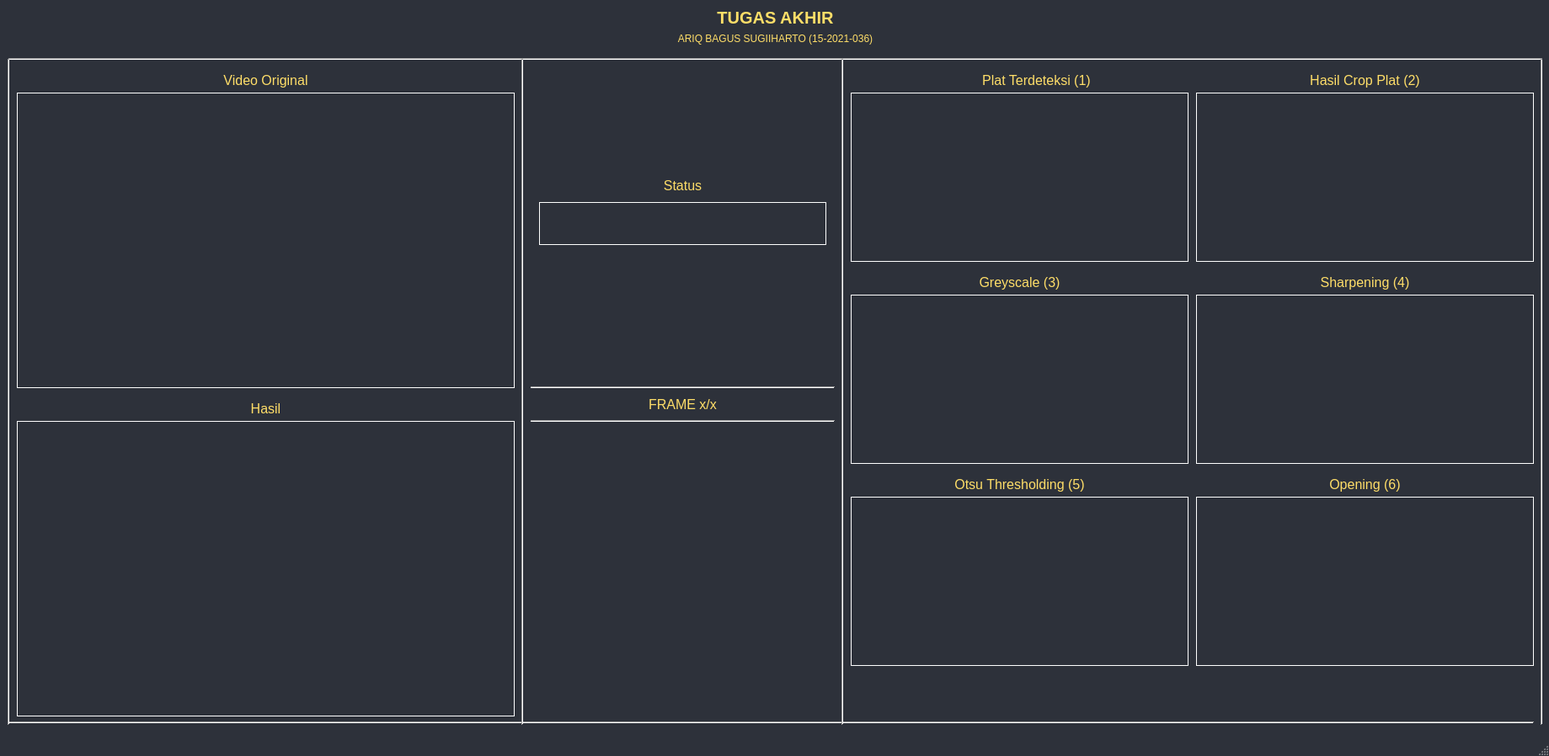
<?xml version="1.0" encoding="UTF-8"?>
<ui version="4.0">
 <class>MainWindow</class>
 <widget class="QMainWindow" name="MainWindow">
  <property name="geometry">
   <rect>
    <x>0</x>
    <y>0</y>
    <width>1839</width>
    <height>898</height>
   </rect>
  </property>
  <property name="palette">
   <palette>
    <active>
     <colorrole role="Base">
      <brush brushstyle="SolidPattern">
       <color alpha="255">
        <red>45</red>
        <green>49</green>
        <blue>58</blue>
       </color>
      </brush>
     </colorrole>
     <colorrole role="Window">
      <brush brushstyle="SolidPattern">
       <color alpha="255">
        <red>45</red>
        <green>49</green>
        <blue>58</blue>
       </color>
      </brush>
     </colorrole>
    </active>
    <inactive>
     <colorrole role="Base">
      <brush brushstyle="SolidPattern">
       <color alpha="255">
        <red>45</red>
        <green>49</green>
        <blue>58</blue>
       </color>
      </brush>
     </colorrole>
     <colorrole role="Window">
      <brush brushstyle="SolidPattern">
       <color alpha="255">
        <red>45</red>
        <green>49</green>
        <blue>58</blue>
       </color>
      </brush>
     </colorrole>
    </inactive>
    <disabled>
     <colorrole role="Base">
      <brush brushstyle="SolidPattern">
       <color alpha="255">
        <red>45</red>
        <green>49</green>
        <blue>58</blue>
       </color>
      </brush>
     </colorrole>
     <colorrole role="Window">
      <brush brushstyle="SolidPattern">
       <color alpha="255">
        <red>45</red>
        <green>49</green>
        <blue>58</blue>
       </color>
      </brush>
     </colorrole>
    </disabled>
   </palette>
  </property>
  <property name="windowTitle">
   <string>MainWindow</string>
  </property>
  <property name="autoFillBackground">
   <bool>false</bool>
  </property>
  <property name="styleSheet">
   <string notr="true"/>
  </property>
  <property name="documentMode">
   <bool>false</bool>
  </property>
  <property name="tabShape">
   <enum>QTabWidget::Rounded</enum>
  </property>
  <widget class="QWidget" name="centralwidget">
   <widget class="QLabel" name="label_p1">
    <property name="geometry">
     <rect>
      <x>1010</x>
      <y>110</y>
      <width>401</width>
      <height>201</height>
     </rect>
    </property>
    <property name="palette">
     <palette>
      <active>
       <colorrole role="WindowText">
        <brush brushstyle="SolidPattern">
         <color alpha="255">
          <red>255</red>
          <green>255</green>
          <blue>255</blue>
         </color>
        </brush>
       </colorrole>
       <colorrole role="AlternateBase">
        <brush brushstyle="SolidPattern">
         <color alpha="255">
          <red>45</red>
          <green>49</green>
          <blue>58</blue>
         </color>
        </brush>
       </colorrole>
      </active>
      <inactive>
       <colorrole role="WindowText">
        <brush brushstyle="SolidPattern">
         <color alpha="255">
          <red>255</red>
          <green>255</green>
          <blue>255</blue>
         </color>
        </brush>
       </colorrole>
       <colorrole role="AlternateBase">
        <brush brushstyle="SolidPattern">
         <color alpha="255">
          <red>45</red>
          <green>49</green>
          <blue>58</blue>
         </color>
        </brush>
       </colorrole>
      </inactive>
      <disabled>
       <colorrole role="WindowText">
        <brush brushstyle="SolidPattern">
         <color alpha="255">
          <red>120</red>
          <green>120</green>
          <blue>120</blue>
         </color>
        </brush>
       </colorrole>
       <colorrole role="AlternateBase">
        <brush brushstyle="SolidPattern">
         <color alpha="255">
          <red>45</red>
          <green>49</green>
          <blue>58</blue>
         </color>
        </brush>
       </colorrole>
      </disabled>
     </palette>
    </property>
    <property name="frameShape">
     <enum>QFrame::Box</enum>
    </property>
    <property name="text">
     <string/>
    </property>
   </widget>
   <widget class="QLabel" name="label_6">
    <property name="geometry">
     <rect>
      <x>20</x>
      <y>80</y>
      <width>591</width>
      <height>31</height>
     </rect>
    </property>
    <property name="palette">
     <palette>
      <active>
       <colorrole role="WindowText">
        <brush brushstyle="SolidPattern">
         <color alpha="255">
          <red>255</red>
          <green>222</green>
          <blue>104</blue>
         </color>
        </brush>
       </colorrole>
      </active>
      <inactive>
       <colorrole role="WindowText">
        <brush brushstyle="SolidPattern">
         <color alpha="255">
          <red>255</red>
          <green>222</green>
          <blue>104</blue>
         </color>
        </brush>
       </colorrole>
      </inactive>
      <disabled>
       <colorrole role="WindowText">
        <brush brushstyle="SolidPattern">
         <color alpha="255">
          <red>120</red>
          <green>120</green>
          <blue>120</blue>
         </color>
        </brush>
       </colorrole>
      </disabled>
     </palette>
    </property>
    <property name="font">
     <font>
      <pointsize>12</pointsize>
      <weight>50</weight>
      <bold>false</bold>
     </font>
    </property>
    <property name="text">
     <string>Video Original</string>
    </property>
    <property name="alignment">
     <set>Qt::AlignCenter</set>
    </property>
   </widget>
   <widget class="QLabel" name="label_original">
    <property name="geometry">
     <rect>
      <x>20</x>
      <y>110</y>
      <width>591</width>
      <height>351</height>
     </rect>
    </property>
    <property name="palette">
     <palette>
      <active>
       <colorrole role="WindowText">
        <brush brushstyle="SolidPattern">
         <color alpha="255">
          <red>255</red>
          <green>255</green>
          <blue>255</blue>
         </color>
        </brush>
       </colorrole>
       <colorrole role="AlternateBase">
        <brush brushstyle="SolidPattern">
         <color alpha="255">
          <red>45</red>
          <green>49</green>
          <blue>58</blue>
         </color>
        </brush>
       </colorrole>
      </active>
      <inactive>
       <colorrole role="WindowText">
        <brush brushstyle="SolidPattern">
         <color alpha="255">
          <red>255</red>
          <green>255</green>
          <blue>255</blue>
         </color>
        </brush>
       </colorrole>
       <colorrole role="AlternateBase">
        <brush brushstyle="SolidPattern">
         <color alpha="255">
          <red>45</red>
          <green>49</green>
          <blue>58</blue>
         </color>
        </brush>
       </colorrole>
      </inactive>
      <disabled>
       <colorrole role="WindowText">
        <brush brushstyle="SolidPattern">
         <color alpha="255">
          <red>120</red>
          <green>120</green>
          <blue>120</blue>
         </color>
        </brush>
       </colorrole>
       <colorrole role="AlternateBase">
        <brush brushstyle="SolidPattern">
         <color alpha="255">
          <red>45</red>
          <green>49</green>
          <blue>58</blue>
         </color>
        </brush>
       </colorrole>
      </disabled>
     </palette>
    </property>
    <property name="frameShape">
     <enum>QFrame::Box</enum>
    </property>
    <property name="text">
     <string/>
    </property>
   </widget>
   <widget class="QLabel" name="label_10">
    <property name="geometry">
     <rect>
      <x>1010</x>
      <y>80</y>
      <width>441</width>
      <height>31</height>
     </rect>
    </property>
    <property name="palette">
     <palette>
      <active>
       <colorrole role="WindowText">
        <brush brushstyle="SolidPattern">
         <color alpha="255">
          <red>255</red>
          <green>222</green>
          <blue>104</blue>
         </color>
        </brush>
       </colorrole>
      </active>
      <inactive>
       <colorrole role="WindowText">
        <brush brushstyle="SolidPattern">
         <color alpha="255">
          <red>255</red>
          <green>222</green>
          <blue>104</blue>
         </color>
        </brush>
       </colorrole>
      </inactive>
      <disabled>
       <colorrole role="WindowText">
        <brush brushstyle="SolidPattern">
         <color alpha="255">
          <red>120</red>
          <green>120</green>
          <blue>120</blue>
         </color>
        </brush>
       </colorrole>
      </disabled>
     </palette>
    </property>
    <property name="font">
     <font>
      <pointsize>12</pointsize>
     </font>
    </property>
    <property name="text">
     <string>Plat Terdeteksi (1)</string>
    </property>
    <property name="alignment">
     <set>Qt::AlignCenter</set>
    </property>
   </widget>
   <widget class="QLabel" name="label_13">
    <property name="geometry">
     <rect>
      <x>1420</x>
      <y>80</y>
      <width>401</width>
      <height>31</height>
     </rect>
    </property>
    <property name="palette">
     <palette>
      <active>
       <colorrole role="WindowText">
        <brush brushstyle="SolidPattern">
         <color alpha="255">
          <red>255</red>
          <green>222</green>
          <blue>104</blue>
         </color>
        </brush>
       </colorrole>
      </active>
      <inactive>
       <colorrole role="WindowText">
        <brush brushstyle="SolidPattern">
         <color alpha="255">
          <red>255</red>
          <green>222</green>
          <blue>104</blue>
         </color>
        </brush>
       </colorrole>
      </inactive>
      <disabled>
       <colorrole role="WindowText">
        <brush brushstyle="SolidPattern">
         <color alpha="255">
          <red>120</red>
          <green>120</green>
          <blue>120</blue>
         </color>
        </brush>
       </colorrole>
      </disabled>
     </palette>
    </property>
    <property name="font">
     <font>
      <pointsize>12</pointsize>
     </font>
    </property>
    <property name="text">
     <string>Hasil Crop Plat (2)</string>
    </property>
    <property name="alignment">
     <set>Qt::AlignCenter</set>
    </property>
   </widget>
   <widget class="QLabel" name="label_p2">
    <property name="geometry">
     <rect>
      <x>1420</x>
      <y>110</y>
      <width>401</width>
      <height>201</height>
     </rect>
    </property>
    <property name="palette">
     <palette>
      <active>
       <colorrole role="WindowText">
        <brush brushstyle="SolidPattern">
         <color alpha="255">
          <red>255</red>
          <green>255</green>
          <blue>255</blue>
         </color>
        </brush>
       </colorrole>
       <colorrole role="AlternateBase">
        <brush brushstyle="SolidPattern">
         <color alpha="255">
          <red>45</red>
          <green>49</green>
          <blue>58</blue>
         </color>
        </brush>
       </colorrole>
      </active>
      <inactive>
       <colorrole role="WindowText">
        <brush brushstyle="SolidPattern">
         <color alpha="255">
          <red>255</red>
          <green>255</green>
          <blue>255</blue>
         </color>
        </brush>
       </colorrole>
       <colorrole role="AlternateBase">
        <brush brushstyle="SolidPattern">
         <color alpha="255">
          <red>45</red>
          <green>49</green>
          <blue>58</blue>
         </color>
        </brush>
       </colorrole>
      </inactive>
      <disabled>
       <colorrole role="WindowText">
        <brush brushstyle="SolidPattern">
         <color alpha="255">
          <red>120</red>
          <green>120</green>
          <blue>120</blue>
         </color>
        </brush>
       </colorrole>
       <colorrole role="AlternateBase">
        <brush brushstyle="SolidPattern">
         <color alpha="255">
          <red>45</red>
          <green>49</green>
          <blue>58</blue>
         </color>
        </brush>
       </colorrole>
      </disabled>
     </palette>
    </property>
    <property name="frameShape">
     <enum>QFrame::Box</enum>
    </property>
    <property name="text">
     <string/>
    </property>
   </widget>
   <widget class="QLabel" name="label_p3">
    <property name="geometry">
     <rect>
      <x>1010</x>
      <y>350</y>
      <width>401</width>
      <height>201</height>
     </rect>
    </property>
    <property name="palette">
     <palette>
      <active>
       <colorrole role="WindowText">
        <brush brushstyle="SolidPattern">
         <color alpha="255">
          <red>255</red>
          <green>255</green>
          <blue>255</blue>
         </color>
        </brush>
       </colorrole>
       <colorrole role="AlternateBase">
        <brush brushstyle="SolidPattern">
         <color alpha="255">
          <red>45</red>
          <green>49</green>
          <blue>58</blue>
         </color>
        </brush>
       </colorrole>
      </active>
      <inactive>
       <colorrole role="WindowText">
        <brush brushstyle="SolidPattern">
         <color alpha="255">
          <red>255</red>
          <green>255</green>
          <blue>255</blue>
         </color>
        </brush>
       </colorrole>
       <colorrole role="AlternateBase">
        <brush brushstyle="SolidPattern">
         <color alpha="255">
          <red>45</red>
          <green>49</green>
          <blue>58</blue>
         </color>
        </brush>
       </colorrole>
      </inactive>
      <disabled>
       <colorrole role="WindowText">
        <brush brushstyle="SolidPattern">
         <color alpha="255">
          <red>120</red>
          <green>120</green>
          <blue>120</blue>
         </color>
        </brush>
       </colorrole>
       <colorrole role="AlternateBase">
        <brush brushstyle="SolidPattern">
         <color alpha="255">
          <red>45</red>
          <green>49</green>
          <blue>58</blue>
         </color>
        </brush>
       </colorrole>
      </disabled>
     </palette>
    </property>
    <property name="frameShape">
     <enum>QFrame::Box</enum>
    </property>
    <property name="text">
     <string/>
    </property>
   </widget>
   <widget class="QLabel" name="label_16">
    <property name="geometry">
     <rect>
      <x>1010</x>
      <y>320</y>
      <width>401</width>
      <height>31</height>
     </rect>
    </property>
    <property name="palette">
     <palette>
      <active>
       <colorrole role="WindowText">
        <brush brushstyle="SolidPattern">
         <color alpha="255">
          <red>255</red>
          <green>222</green>
          <blue>104</blue>
         </color>
        </brush>
       </colorrole>
      </active>
      <inactive>
       <colorrole role="WindowText">
        <brush brushstyle="SolidPattern">
         <color alpha="255">
          <red>255</red>
          <green>222</green>
          <blue>104</blue>
         </color>
        </brush>
       </colorrole>
      </inactive>
      <disabled>
       <colorrole role="WindowText">
        <brush brushstyle="SolidPattern">
         <color alpha="255">
          <red>120</red>
          <green>120</green>
          <blue>120</blue>
         </color>
        </brush>
       </colorrole>
      </disabled>
     </palette>
    </property>
    <property name="font">
     <font>
      <pointsize>12</pointsize>
     </font>
    </property>
    <property name="text">
     <string>Greyscale (3)</string>
    </property>
    <property name="alignment">
     <set>Qt::AlignCenter</set>
    </property>
   </widget>
   <widget class="QLabel" name="label_17">
    <property name="geometry">
     <rect>
      <x>640</x>
      <y>210</y>
      <width>341</width>
      <height>21</height>
     </rect>
    </property>
    <property name="palette">
     <palette>
      <active>
       <colorrole role="WindowText">
        <brush brushstyle="SolidPattern">
         <color alpha="255">
          <red>255</red>
          <green>222</green>
          <blue>104</blue>
         </color>
        </brush>
       </colorrole>
      </active>
      <inactive>
       <colorrole role="WindowText">
        <brush brushstyle="SolidPattern">
         <color alpha="255">
          <red>255</red>
          <green>222</green>
          <blue>104</blue>
         </color>
        </brush>
       </colorrole>
      </inactive>
      <disabled>
       <colorrole role="WindowText">
        <brush brushstyle="SolidPattern">
         <color alpha="255">
          <red>120</red>
          <green>120</green>
          <blue>120</blue>
         </color>
        </brush>
       </colorrole>
      </disabled>
     </palette>
    </property>
    <property name="font">
     <font>
      <pointsize>12</pointsize>
     </font>
    </property>
    <property name="text">
     <string>Status</string>
    </property>
    <property name="alignment">
     <set>Qt::AlignCenter</set>
    </property>
   </widget>
   <widget class="QLabel" name="label_status">
    <property name="geometry">
     <rect>
      <x>640</x>
      <y>240</y>
      <width>341</width>
      <height>51</height>
     </rect>
    </property>
    <property name="palette">
     <palette>
      <active>
       <colorrole role="WindowText">
        <brush brushstyle="SolidPattern">
         <color alpha="255">
          <red>255</red>
          <green>255</green>
          <blue>255</blue>
         </color>
        </brush>
       </colorrole>
      </active>
      <inactive>
       <colorrole role="WindowText">
        <brush brushstyle="SolidPattern">
         <color alpha="255">
          <red>255</red>
          <green>255</green>
          <blue>255</blue>
         </color>
        </brush>
       </colorrole>
      </inactive>
      <disabled>
       <colorrole role="WindowText">
        <brush brushstyle="SolidPattern">
         <color alpha="255">
          <red>120</red>
          <green>120</green>
          <blue>120</blue>
         </color>
        </brush>
       </colorrole>
      </disabled>
     </palette>
    </property>
    <property name="font">
     <font>
      <pointsize>10</pointsize>
      <weight>75</weight>
      <bold>true</bold>
     </font>
    </property>
    <property name="frameShape">
     <enum>QFrame::Box</enum>
    </property>
    <property name="text">
     <string/>
    </property>
    <property name="alignment">
     <set>Qt::AlignCenter</set>
    </property>
   </widget>
   <widget class="Line" name="line_2">
    <property name="geometry">
     <rect>
      <x>10</x>
      <y>60</y>
      <width>1821</width>
      <height>20</height>
     </rect>
    </property>
    <property name="palette">
     <palette>
      <active>
       <colorrole role="WindowText">
        <brush brushstyle="SolidPattern">
         <color alpha="255">
          <red>255</red>
          <green>222</green>
          <blue>104</blue>
         </color>
        </brush>
       </colorrole>
      </active>
      <inactive>
       <colorrole role="WindowText">
        <brush brushstyle="SolidPattern">
         <color alpha="255">
          <red>255</red>
          <green>222</green>
          <blue>104</blue>
         </color>
        </brush>
       </colorrole>
      </inactive>
      <disabled>
       <colorrole role="WindowText">
        <brush brushstyle="SolidPattern">
         <color alpha="255">
          <red>120</red>
          <green>120</green>
          <blue>120</blue>
         </color>
        </brush>
       </colorrole>
      </disabled>
     </palette>
    </property>
    <property name="orientation">
     <enum>Qt::Horizontal</enum>
    </property>
   </widget>
   <widget class="QLabel" name="label_24">
    <property name="geometry">
     <rect>
      <x>10</x>
      <y>0</y>
      <width>1821</width>
      <height>41</height>
     </rect>
    </property>
    <property name="palette">
     <palette>
      <active>
       <colorrole role="WindowText">
        <brush brushstyle="SolidPattern">
         <color alpha="255">
          <red>255</red>
          <green>222</green>
          <blue>104</blue>
         </color>
        </brush>
       </colorrole>
      </active>
      <inactive>
       <colorrole role="WindowText">
        <brush brushstyle="SolidPattern">
         <color alpha="255">
          <red>255</red>
          <green>222</green>
          <blue>104</blue>
         </color>
        </brush>
       </colorrole>
      </inactive>
      <disabled>
       <colorrole role="WindowText">
        <brush brushstyle="SolidPattern">
         <color alpha="255">
          <red>120</red>
          <green>120</green>
          <blue>120</blue>
         </color>
        </brush>
       </colorrole>
      </disabled>
     </palette>
    </property>
    <property name="font">
     <font>
      <pointsize>15</pointsize>
      <weight>75</weight>
      <bold>true</bold>
     </font>
    </property>
    <property name="text">
     <string>TUGAS AKHIR</string>
    </property>
    <property name="alignment">
     <set>Qt::AlignCenter</set>
    </property>
   </widget>
   <widget class="QLabel" name="label_25">
    <property name="geometry">
     <rect>
      <x>10</x>
      <y>30</y>
      <width>1821</width>
      <height>31</height>
     </rect>
    </property>
    <property name="palette">
     <palette>
      <active>
       <colorrole role="WindowText">
        <brush brushstyle="SolidPattern">
         <color alpha="255">
          <red>255</red>
          <green>222</green>
          <blue>104</blue>
         </color>
        </brush>
       </colorrole>
      </active>
      <inactive>
       <colorrole role="WindowText">
        <brush brushstyle="SolidPattern">
         <color alpha="255">
          <red>255</red>
          <green>222</green>
          <blue>104</blue>
         </color>
        </brush>
       </colorrole>
      </inactive>
      <disabled>
       <colorrole role="WindowText">
        <brush brushstyle="SolidPattern">
         <color alpha="255">
          <red>120</red>
          <green>120</green>
          <blue>120</blue>
         </color>
        </brush>
       </colorrole>
      </disabled>
     </palette>
    </property>
    <property name="font">
     <font>
      <pointsize>9</pointsize>
      <weight>50</weight>
      <bold>false</bold>
     </font>
    </property>
    <property name="text">
     <string>ARIQ BAGUS SUGIIHARTO (15-2021-036)</string>
    </property>
    <property name="alignment">
     <set>Qt::AlignCenter</set>
    </property>
   </widget>
   <widget class="Line" name="line_3">
    <property name="geometry">
     <rect>
      <x>10</x>
      <y>850</y>
      <width>1811</width>
      <height>16</height>
     </rect>
    </property>
    <property name="palette">
     <palette>
      <active>
       <colorrole role="WindowText">
        <brush brushstyle="SolidPattern">
         <color alpha="255">
          <red>255</red>
          <green>222</green>
          <blue>104</blue>
         </color>
        </brush>
       </colorrole>
      </active>
      <inactive>
       <colorrole role="WindowText">
        <brush brushstyle="SolidPattern">
         <color alpha="255">
          <red>255</red>
          <green>222</green>
          <blue>104</blue>
         </color>
        </brush>
       </colorrole>
      </inactive>
      <disabled>
       <colorrole role="WindowText">
        <brush brushstyle="SolidPattern">
         <color alpha="255">
          <red>120</red>
          <green>120</green>
          <blue>120</blue>
         </color>
        </brush>
       </colorrole>
      </disabled>
     </palette>
    </property>
    <property name="orientation">
     <enum>Qt::Horizontal</enum>
    </property>
   </widget>
   <widget class="Line" name="line_4">
    <property name="geometry">
     <rect>
      <x>1820</x>
      <y>70</y>
      <width>20</width>
      <height>791</height>
     </rect>
    </property>
    <property name="palette">
     <palette>
      <active/>
      <inactive/>
      <disabled/>
     </palette>
    </property>
    <property name="orientation">
     <enum>Qt::Vertical</enum>
    </property>
   </widget>
   <widget class="Line" name="line_5">
    <property name="geometry">
     <rect>
      <x>0</x>
      <y>70</y>
      <width>20</width>
      <height>791</height>
     </rect>
    </property>
    <property name="palette">
     <palette>
      <active/>
      <inactive/>
      <disabled/>
     </palette>
    </property>
    <property name="orientation">
     <enum>Qt::Vertical</enum>
    </property>
   </widget>
   <widget class="QLabel" name="label_frame">
    <property name="geometry">
     <rect>
      <x>640</x>
      <y>460</y>
      <width>341</width>
      <height>41</height>
     </rect>
    </property>
    <property name="palette">
     <palette>
      <active>
       <colorrole role="WindowText">
        <brush brushstyle="SolidPattern">
         <color alpha="255">
          <red>255</red>
          <green>222</green>
          <blue>104</blue>
         </color>
        </brush>
       </colorrole>
      </active>
      <inactive>
       <colorrole role="WindowText">
        <brush brushstyle="SolidPattern">
         <color alpha="255">
          <red>255</red>
          <green>222</green>
          <blue>104</blue>
         </color>
        </brush>
       </colorrole>
      </inactive>
      <disabled>
       <colorrole role="WindowText">
        <brush brushstyle="SolidPattern">
         <color alpha="255">
          <red>120</red>
          <green>120</green>
          <blue>120</blue>
         </color>
        </brush>
       </colorrole>
      </disabled>
     </palette>
    </property>
    <property name="font">
     <font>
      <pointsize>12</pointsize>
      <weight>50</weight>
      <bold>false</bold>
     </font>
    </property>
    <property name="text">
     <string>FRAME x/x</string>
    </property>
    <property name="alignment">
     <set>Qt::AlignCenter</set>
    </property>
   </widget>
   <widget class="QLabel" name="label_7">
    <property name="geometry">
     <rect>
      <x>20</x>
      <y>470</y>
      <width>591</width>
      <height>31</height>
     </rect>
    </property>
    <property name="palette">
     <palette>
      <active>
       <colorrole role="WindowText">
        <brush brushstyle="SolidPattern">
         <color alpha="255">
          <red>255</red>
          <green>222</green>
          <blue>104</blue>
         </color>
        </brush>
       </colorrole>
      </active>
      <inactive>
       <colorrole role="WindowText">
        <brush brushstyle="SolidPattern">
         <color alpha="255">
          <red>255</red>
          <green>222</green>
          <blue>104</blue>
         </color>
        </brush>
       </colorrole>
      </inactive>
      <disabled>
       <colorrole role="WindowText">
        <brush brushstyle="SolidPattern">
         <color alpha="255">
          <red>120</red>
          <green>120</green>
          <blue>120</blue>
         </color>
        </brush>
       </colorrole>
      </disabled>
     </palette>
    </property>
    <property name="font">
     <font>
      <pointsize>12</pointsize>
      <weight>50</weight>
      <bold>false</bold>
     </font>
    </property>
    <property name="text">
     <string>Hasil</string>
    </property>
    <property name="alignment">
     <set>Qt::AlignCenter</set>
    </property>
   </widget>
   <widget class="QLabel" name="label_hasil">
    <property name="geometry">
     <rect>
      <x>20</x>
      <y>500</y>
      <width>591</width>
      <height>351</height>
     </rect>
    </property>
    <property name="palette">
     <palette>
      <active>
       <colorrole role="WindowText">
        <brush brushstyle="SolidPattern">
         <color alpha="255">
          <red>255</red>
          <green>255</green>
          <blue>255</blue>
         </color>
        </brush>
       </colorrole>
       <colorrole role="AlternateBase">
        <brush brushstyle="SolidPattern">
         <color alpha="255">
          <red>45</red>
          <green>49</green>
          <blue>58</blue>
         </color>
        </brush>
       </colorrole>
      </active>
      <inactive>
       <colorrole role="WindowText">
        <brush brushstyle="SolidPattern">
         <color alpha="255">
          <red>255</red>
          <green>255</green>
          <blue>255</blue>
         </color>
        </brush>
       </colorrole>
       <colorrole role="AlternateBase">
        <brush brushstyle="SolidPattern">
         <color alpha="255">
          <red>45</red>
          <green>49</green>
          <blue>58</blue>
         </color>
        </brush>
       </colorrole>
      </inactive>
      <disabled>
       <colorrole role="WindowText">
        <brush brushstyle="SolidPattern">
         <color alpha="255">
          <red>120</red>
          <green>120</green>
          <blue>120</blue>
         </color>
        </brush>
       </colorrole>
       <colorrole role="AlternateBase">
        <brush brushstyle="SolidPattern">
         <color alpha="255">
          <red>45</red>
          <green>49</green>
          <blue>58</blue>
         </color>
        </brush>
       </colorrole>
      </disabled>
     </palette>
    </property>
    <property name="frameShape">
     <enum>QFrame::Box</enum>
    </property>
    <property name="text">
     <string/>
    </property>
   </widget>
   <widget class="QLabel" name="label_p4">
    <property name="geometry">
     <rect>
      <x>1420</x>
      <y>350</y>
      <width>401</width>
      <height>201</height>
     </rect>
    </property>
    <property name="palette">
     <palette>
      <active>
       <colorrole role="WindowText">
        <brush brushstyle="SolidPattern">
         <color alpha="255">
          <red>255</red>
          <green>255</green>
          <blue>255</blue>
         </color>
        </brush>
       </colorrole>
       <colorrole role="AlternateBase">
        <brush brushstyle="SolidPattern">
         <color alpha="255">
          <red>45</red>
          <green>49</green>
          <blue>58</blue>
         </color>
        </brush>
       </colorrole>
      </active>
      <inactive>
       <colorrole role="WindowText">
        <brush brushstyle="SolidPattern">
         <color alpha="255">
          <red>255</red>
          <green>255</green>
          <blue>255</blue>
         </color>
        </brush>
       </colorrole>
       <colorrole role="AlternateBase">
        <brush brushstyle="SolidPattern">
         <color alpha="255">
          <red>45</red>
          <green>49</green>
          <blue>58</blue>
         </color>
        </brush>
       </colorrole>
      </inactive>
      <disabled>
       <colorrole role="WindowText">
        <brush brushstyle="SolidPattern">
         <color alpha="255">
          <red>120</red>
          <green>120</green>
          <blue>120</blue>
         </color>
        </brush>
       </colorrole>
       <colorrole role="AlternateBase">
        <brush brushstyle="SolidPattern">
         <color alpha="255">
          <red>45</red>
          <green>49</green>
          <blue>58</blue>
         </color>
        </brush>
       </colorrole>
      </disabled>
     </palette>
    </property>
    <property name="frameShape">
     <enum>QFrame::Box</enum>
    </property>
    <property name="text">
     <string/>
    </property>
   </widget>
   <widget class="QLabel" name="label_18">
    <property name="geometry">
     <rect>
      <x>1420</x>
      <y>320</y>
      <width>401</width>
      <height>31</height>
     </rect>
    </property>
    <property name="palette">
     <palette>
      <active>
       <colorrole role="WindowText">
        <brush brushstyle="SolidPattern">
         <color alpha="255">
          <red>255</red>
          <green>222</green>
          <blue>104</blue>
         </color>
        </brush>
       </colorrole>
      </active>
      <inactive>
       <colorrole role="WindowText">
        <brush brushstyle="SolidPattern">
         <color alpha="255">
          <red>255</red>
          <green>222</green>
          <blue>104</blue>
         </color>
        </brush>
       </colorrole>
      </inactive>
      <disabled>
       <colorrole role="WindowText">
        <brush brushstyle="SolidPattern">
         <color alpha="255">
          <red>120</red>
          <green>120</green>
          <blue>120</blue>
         </color>
        </brush>
       </colorrole>
      </disabled>
     </palette>
    </property>
    <property name="font">
     <font>
      <pointsize>12</pointsize>
     </font>
    </property>
    <property name="text">
     <string>Sharpening (4)</string>
    </property>
    <property name="alignment">
     <set>Qt::AlignCenter</set>
    </property>
   </widget>
   <widget class="QLabel" name="label_p5">
    <property name="geometry">
     <rect>
      <x>1010</x>
      <y>590</y>
      <width>401</width>
      <height>201</height>
     </rect>
    </property>
    <property name="palette">
     <palette>
      <active>
       <colorrole role="WindowText">
        <brush brushstyle="SolidPattern">
         <color alpha="255">
          <red>255</red>
          <green>255</green>
          <blue>255</blue>
         </color>
        </brush>
       </colorrole>
       <colorrole role="AlternateBase">
        <brush brushstyle="SolidPattern">
         <color alpha="255">
          <red>45</red>
          <green>49</green>
          <blue>58</blue>
         </color>
        </brush>
       </colorrole>
      </active>
      <inactive>
       <colorrole role="WindowText">
        <brush brushstyle="SolidPattern">
         <color alpha="255">
          <red>255</red>
          <green>255</green>
          <blue>255</blue>
         </color>
        </brush>
       </colorrole>
       <colorrole role="AlternateBase">
        <brush brushstyle="SolidPattern">
         <color alpha="255">
          <red>45</red>
          <green>49</green>
          <blue>58</blue>
         </color>
        </brush>
       </colorrole>
      </inactive>
      <disabled>
       <colorrole role="WindowText">
        <brush brushstyle="SolidPattern">
         <color alpha="255">
          <red>120</red>
          <green>120</green>
          <blue>120</blue>
         </color>
        </brush>
       </colorrole>
       <colorrole role="AlternateBase">
        <brush brushstyle="SolidPattern">
         <color alpha="255">
          <red>45</red>
          <green>49</green>
          <blue>58</blue>
         </color>
        </brush>
       </colorrole>
      </disabled>
     </palette>
    </property>
    <property name="frameShape">
     <enum>QFrame::Box</enum>
    </property>
    <property name="text">
     <string/>
    </property>
   </widget>
   <widget class="QLabel" name="label_19">
    <property name="geometry">
     <rect>
      <x>1010</x>
      <y>560</y>
      <width>401</width>
      <height>31</height>
     </rect>
    </property>
    <property name="palette">
     <palette>
      <active>
       <colorrole role="WindowText">
        <brush brushstyle="SolidPattern">
         <color alpha="255">
          <red>255</red>
          <green>222</green>
          <blue>104</blue>
         </color>
        </brush>
       </colorrole>
      </active>
      <inactive>
       <colorrole role="WindowText">
        <brush brushstyle="SolidPattern">
         <color alpha="255">
          <red>255</red>
          <green>222</green>
          <blue>104</blue>
         </color>
        </brush>
       </colorrole>
      </inactive>
      <disabled>
       <colorrole role="WindowText">
        <brush brushstyle="SolidPattern">
         <color alpha="255">
          <red>120</red>
          <green>120</green>
          <blue>120</blue>
         </color>
        </brush>
       </colorrole>
      </disabled>
     </palette>
    </property>
    <property name="font">
     <font>
      <pointsize>12</pointsize>
     </font>
    </property>
    <property name="text">
     <string>Otsu Thresholding (5)</string>
    </property>
    <property name="alignment">
     <set>Qt::AlignCenter</set>
    </property>
   </widget>
   <widget class="QLabel" name="label_p6">
    <property name="geometry">
     <rect>
      <x>1420</x>
      <y>590</y>
      <width>401</width>
      <height>201</height>
     </rect>
    </property>
    <property name="palette">
     <palette>
      <active>
       <colorrole role="WindowText">
        <brush brushstyle="SolidPattern">
         <color alpha="255">
          <red>255</red>
          <green>255</green>
          <blue>255</blue>
         </color>
        </brush>
       </colorrole>
       <colorrole role="AlternateBase">
        <brush brushstyle="SolidPattern">
         <color alpha="255">
          <red>45</red>
          <green>49</green>
          <blue>58</blue>
         </color>
        </brush>
       </colorrole>
      </active>
      <inactive>
       <colorrole role="WindowText">
        <brush brushstyle="SolidPattern">
         <color alpha="255">
          <red>255</red>
          <green>255</green>
          <blue>255</blue>
         </color>
        </brush>
       </colorrole>
       <colorrole role="AlternateBase">
        <brush brushstyle="SolidPattern">
         <color alpha="255">
          <red>45</red>
          <green>49</green>
          <blue>58</blue>
         </color>
        </brush>
       </colorrole>
      </inactive>
      <disabled>
       <colorrole role="WindowText">
        <brush brushstyle="SolidPattern">
         <color alpha="255">
          <red>120</red>
          <green>120</green>
          <blue>120</blue>
         </color>
        </brush>
       </colorrole>
       <colorrole role="AlternateBase">
        <brush brushstyle="SolidPattern">
         <color alpha="255">
          <red>45</red>
          <green>49</green>
          <blue>58</blue>
         </color>
        </brush>
       </colorrole>
      </disabled>
     </palette>
    </property>
    <property name="frameShape">
     <enum>QFrame::Box</enum>
    </property>
    <property name="text">
     <string/>
    </property>
   </widget>
   <widget class="QLabel" name="label_20">
    <property name="geometry">
     <rect>
      <x>1420</x>
      <y>560</y>
      <width>401</width>
      <height>31</height>
     </rect>
    </property>
    <property name="palette">
     <palette>
      <active>
       <colorrole role="WindowText">
        <brush brushstyle="SolidPattern">
         <color alpha="255">
          <red>255</red>
          <green>222</green>
          <blue>104</blue>
         </color>
        </brush>
       </colorrole>
      </active>
      <inactive>
       <colorrole role="WindowText">
        <brush brushstyle="SolidPattern">
         <color alpha="255">
          <red>255</red>
          <green>222</green>
          <blue>104</blue>
         </color>
        </brush>
       </colorrole>
      </inactive>
      <disabled>
       <colorrole role="WindowText">
        <brush brushstyle="SolidPattern">
         <color alpha="255">
          <red>120</red>
          <green>120</green>
          <blue>120</blue>
         </color>
        </brush>
       </colorrole>
      </disabled>
     </palette>
    </property>
    <property name="font">
     <font>
      <pointsize>12</pointsize>
     </font>
    </property>
    <property name="text">
     <string>Opening (6)</string>
    </property>
    <property name="alignment">
     <set>Qt::AlignCenter</set>
    </property>
   </widget>
   <widget class="Line" name="line_6">
    <property name="geometry">
     <rect>
      <x>990</x>
      <y>70</y>
      <width>20</width>
      <height>791</height>
     </rect>
    </property>
    <property name="palette">
     <palette>
      <active/>
      <inactive/>
      <disabled/>
     </palette>
    </property>
    <property name="orientation">
     <enum>Qt::Vertical</enum>
    </property>
   </widget>
   <widget class="Line" name="line_7">
    <property name="geometry">
     <rect>
      <x>610</x>
      <y>70</y>
      <width>20</width>
      <height>791</height>
     </rect>
    </property>
    <property name="palette">
     <palette>
      <active/>
      <inactive/>
      <disabled/>
     </palette>
    </property>
    <property name="orientation">
     <enum>Qt::Vertical</enum>
    </property>
   </widget>
   <widget class="Line" name="line_8">
    <property name="geometry">
     <rect>
      <x>630</x>
      <y>450</y>
      <width>361</width>
      <height>20</height>
     </rect>
    </property>
    <property name="palette">
     <palette>
      <active>
       <colorrole role="WindowText">
        <brush brushstyle="SolidPattern">
         <color alpha="255">
          <red>255</red>
          <green>222</green>
          <blue>104</blue>
         </color>
        </brush>
       </colorrole>
      </active>
      <inactive>
       <colorrole role="WindowText">
        <brush brushstyle="SolidPattern">
         <color alpha="255">
          <red>255</red>
          <green>222</green>
          <blue>104</blue>
         </color>
        </brush>
       </colorrole>
      </inactive>
      <disabled>
       <colorrole role="WindowText">
        <brush brushstyle="SolidPattern">
         <color alpha="255">
          <red>120</red>
          <green>120</green>
          <blue>120</blue>
         </color>
        </brush>
       </colorrole>
      </disabled>
     </palette>
    </property>
    <property name="orientation">
     <enum>Qt::Horizontal</enum>
    </property>
   </widget>
   <widget class="Line" name="line_9">
    <property name="geometry">
     <rect>
      <x>630</x>
      <y>490</y>
      <width>361</width>
      <height>20</height>
     </rect>
    </property>
    <property name="palette">
     <palette>
      <active>
       <colorrole role="WindowText">
        <brush brushstyle="SolidPattern">
         <color alpha="255">
          <red>255</red>
          <green>222</green>
          <blue>104</blue>
         </color>
        </brush>
       </colorrole>
      </active>
      <inactive>
       <colorrole role="WindowText">
        <brush brushstyle="SolidPattern">
         <color alpha="255">
          <red>255</red>
          <green>222</green>
          <blue>104</blue>
         </color>
        </brush>
       </colorrole>
      </inactive>
      <disabled>
       <colorrole role="WindowText">
        <brush brushstyle="SolidPattern">
         <color alpha="255">
          <red>120</red>
          <green>120</green>
          <blue>120</blue>
         </color>
        </brush>
       </colorrole>
      </disabled>
     </palette>
    </property>
    <property name="orientation">
     <enum>Qt::Horizontal</enum>
    </property>
   </widget>
  </widget>
  <widget class="QStatusBar" name="statusbar"/>
  <action name="actionOpen">
   <property name="text">
    <string>Open</string>
   </property>
  </action>
  <action name="actionSave">
   <property name="text">
    <string>Save</string>
   </property>
  </action>
 </widget>
 <resources/>
 <connections/>
</ui>
